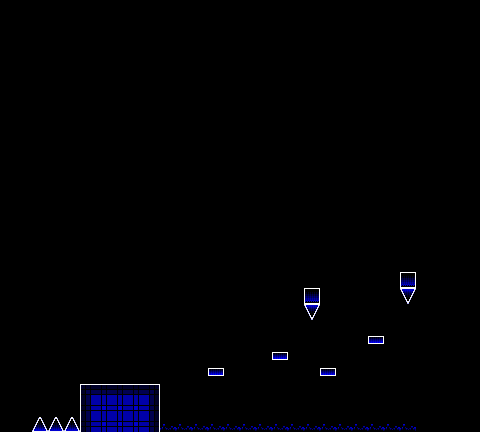

The image is a tile-based game level rendered from a .tmx file. Its description and complete source (layers, tilesets, objects, tile grids) follow:
An orthogonal 30x27 tile map with 16x16 px tiles, 2 tile layers (l2, l1), 2 tilesets and 11 objects.

<map version="1.10" tiledversion="1.11.0" orientation="orthogonal" renderorder="right-down" width="30" height="27" tilewidth="16" tileheight="16" infinite="0" nextlayerid="8" nextobjectid="464">
 <editorsettings>
  <export target="part_04.json" format="json" />
 </editorsettings>
 <properties>
  <property name="rarity" type="int" value="100" />
 </properties>
 <tileset firstgid="1" source="../famidash.tsx" />
 <tileset firstgid="16385" source="../sprites.tsx" />
 <layer id="4" name="l2" width="30" height="27">
  <data encoding="csv">
1,1,1,1,1,1,1,1,1,1,1,1,1,1,1,1,1,1,1,1,1,1,1,1,1,1,1,1,1,1,
1,1,1,1,1,1,1,1,1,1,1,1,1,1,1,1,1,1,1,1,1,1,1,1,1,1,1,1,1,1,
1,1,1,1,1,1,1,1,1,1,1,1,1,1,1,1,1,1,1,1,1,1,1,1,1,1,1,1,1,1,
1,1,1,1,1,1,1,1,1,1,1,1,1,1,1,1,1,1,1,1,1,1,1,1,1,1,1,1,1,1,
1,1,1,1,1,1,1,1,1,1,1,1,1,1,1,1,1,1,1,1,1,1,1,1,1,1,1,1,1,1,
1,1,1,1,1,1,1,1,1,1,1,1,1,1,1,1,1,1,1,1,1,1,1,1,1,1,1,1,1,1,
1,1,1,1,1,1,1,1,1,1,1,1,1,1,1,1,1,1,1,1,1,1,1,1,1,1,1,1,1,1,
1,1,1,1,1,1,1,1,1,1,1,1,1,1,1,1,1,1,1,1,1,1,1,1,1,1,1,1,1,1,
1,1,1,1,1,1,1,1,1,1,1,1,1,1,1,1,1,1,1,1,1,1,1,1,1,1,1,1,1,1,
1,1,1,1,1,1,1,1,1,1,1,1,1,1,1,1,1,1,1,1,1,1,1,1,1,1,1,1,1,1,
1,1,1,1,1,1,1,1,1,1,1,1,1,1,1,1,1,1,1,1,1,1,1,1,1,1,1,1,1,1,
1,1,1,1,1,1,1,1,1,1,1,1,1,1,1,1,1,1,1,1,1,1,1,1,1,1,1,1,1,1,
1,1,1,1,1,1,1,1,1,1,1,1,1,1,1,1,1,1,1,1,1,1,1,1,1,1,1,1,1,1,
1,1,1,1,1,1,1,1,1,1,1,1,1,1,1,1,1,1,1,1,1,1,1,1,1,1,1,1,1,1,
1,1,1,1,1,1,1,1,1,1,1,1,1,1,1,1,1,1,1,1,1,1,1,1,1,1,1,1,1,1,
1,1,1,1,1,1,1,1,1,1,1,1,1,1,1,1,1,1,1,1,1,1,1,1,1,1,1,1,1,1,
1,1,1,1,1,1,1,1,1,1,1,1,1,1,1,1,1,1,1,1,1,1,1,1,1,1,1,1,1,1,
1,1,1,1,1,1,1,1,1,1,1,1,1,1,1,1,1,1,1,1,1,1,1,1,1,1,1,1,1,1,
1,1,1,1,1,1,1,1,1,1,1,1,1,1,1,1,1,1,1,1,1,1,1,1,1,1,1,1,1,1,
1,1,1,1,1,1,1,1,1,1,1,1,1,1,1,1,1,1,1,1,1,1,1,1,1,1,1,1,1,1,
1,1,1,1,1,1,1,1,1,1,1,1,1,1,1,1,1,1,1,1,1,1,1,1,1,1,1,1,1,1,
1,1,1,1,1,1,1,1,1,1,1,1,1,1,1,1,1,1,1,1,1,1,1,1,1,1,1,1,1,1,
1,1,1,1,1,1,1,1,1,1,1,1,1,1,1,1,1,1,1,1,1,1,1,1,1,1,1,1,1,1,
1,1,1,1,1,1,1,1,1,1,1,1,1,1,1,1,1,1,1,1,1,1,1,1,1,1,1,1,1,1,
1,1,1,1,1,1,1,1,1,1,1,1,1,1,1,1,1,1,1,1,1,1,1,1,1,1,1,1,1,1,
1,1,1,1,1,1,1,1,1,1,1,1,1,1,1,1,1,1,1,1,1,1,1,1,1,1,1,1,1,1,
1,1,1,1,1,1,1,1,1,1,1,1,1,1,1,1,1,1,1,1,1,1,1,1,1,1,1,1,1,1
</data>
 </layer>
 <layer id="1" name="l1" width="30" height="27">
  <data encoding="csv">
1,1,1,1,1,1,1,1,1,1,1,1,1,1,1,1,1,1,1,1,1,1,1,1,1,1,1,1,1,1,
1,1,1,1,1,1,1,1,1,1,1,1,1,1,1,1,1,1,1,1,1,1,1,1,1,1,1,1,1,1,
1,1,1,1,1,1,1,1,1,1,1,1,1,1,1,1,1,1,1,1,1,1,1,1,1,1,1,1,1,1,
1,1,1,1,1,1,1,1,1,1,1,1,1,1,1,1,1,1,1,1,1,1,1,1,1,1,1,1,1,1,
1,1,1,1,1,1,1,1,1,1,1,1,1,1,1,1,1,1,1,1,1,1,1,1,1,1,1,1,1,1,
1,1,1,1,1,1,1,1,1,1,1,1,1,1,1,1,1,1,1,1,1,1,1,1,1,1,1,1,1,1,
1,1,1,1,1,1,1,1,1,1,1,1,1,1,1,1,1,1,1,1,1,1,1,1,1,1,1,1,1,1,
1,1,1,1,1,1,1,1,1,1,1,1,1,1,1,1,1,1,1,1,1,1,1,1,1,1,1,1,1,1,
1,1,1,1,1,1,1,1,1,1,1,1,1,1,1,1,1,1,1,1,1,1,1,1,1,1,1,1,1,1,
1,1,1,1,1,1,1,1,1,1,1,1,1,1,1,1,1,1,1,1,1,1,1,1,1,1,1,1,1,1,
1,1,1,1,1,1,1,1,1,1,1,1,1,1,1,1,1,1,1,1,1,1,1,1,1,1,1,1,1,1,
1,1,1,1,1,1,1,1,1,1,1,1,1,1,1,1,1,1,1,1,1,1,1,1,1,1,1,1,1,1,
1,1,1,1,1,1,1,1,1,1,1,1,1,1,1,1,1,1,1,1,1,1,1,1,1,1,1,1,1,1,
1,1,1,1,1,1,1,1,1,1,1,1,1,1,1,1,1,1,1,1,1,1,1,1,1,1,1,1,1,1,
1,1,1,1,1,1,1,1,1,1,1,1,1,1,1,1,1,1,1,1,1,1,1,1,1,1,1,1,1,1,
1,1,1,1,1,1,1,1,1,1,1,1,1,1,1,1,1,1,1,1,1,1,1,1,1,1,1,1,1,1,
1,1,1,1,1,1,1,1,1,1,1,1,1,1,1,1,1,1,1,1,1,1,1,1,1,1,1,1,1,1,
1,1,1,1,1,1,1,1,1,1,1,1,1,1,1,1,1,1,1,1,1,1,1,1,1,3,1,1,1,1,
1,1,1,1,1,1,1,1,1,1,1,1,1,1,1,1,1,1,1,3,1,1,1,1,1,24,1,1,1,1,
1,1,1,1,1,1,1,1,1,1,1,1,1,1,1,1,1,1,1,24,1,1,1,1,1,1,1,1,1,1,
1,1,1,1,1,1,1,1,1,1,1,1,1,1,1,1,1,1,1,1,1,1,1,1,1,1,1,1,1,1,
1,1,1,1,1,1,1,1,1,1,1,1,1,1,1,1,1,1,1,1,1,1,1,44,1,1,1,1,1,1,
1,1,1,1,1,1,1,1,1,1,1,1,1,1,1,1,1,44,1,1,1,1,1,1,1,1,1,1,1,1,
1,1,1,1,1,1,1,1,1,1,1,1,1,44,1,1,1,1,1,1,44,1,1,1,1,1,1,1,1,1,
1,1,1,1,1,9,5,5,5,10,1,1,1,1,1,1,1,1,1,1,1,1,1,1,1,1,1,1,1,1,
1,1,1,1,1,7,23,23,23,8,1,1,1,1,1,1,1,1,1,1,1,1,1,1,1,1,1,1,1,1,
1,1,2,2,2,7,23,23,23,8,31,31,31,31,31,31,31,31,31,31,31,31,31,31,31,31,1,1,1,1
</data>
 </layer>
 <objectgroup id="7" name="SP">
  <object id="452" gid="16395" x="16" y="432" width="16" height="16" />
  <object id="453" gid="16396" x="272" y="352" width="16" height="16" />
  <object id="454" gid="16396" x="368" y="336" width="16" height="16" />
  <object id="455" gid="16389" x="192" y="432" width="16" height="16" />
  <object id="456" gid="16391" x="368" y="432" width="16" height="16" />
  <object id="457" gid="16390" x="304" y="432" width="16" height="16" />
  <object id="459" gid="16391" x="248" y="432" width="16" height="16" />
  <object id="460" gid="16398" x="112" y="384" width="16" height="16" />
  <object id="461" gid="16393" x="304" y="288" width="16" height="16" />
  <object id="462" gid="16415" x="408" y="432" width="16" height="16" />
  <object id="463" gid="16393" x="400" y="272" width="16" height="16" />
 </objectgroup>
</map>
